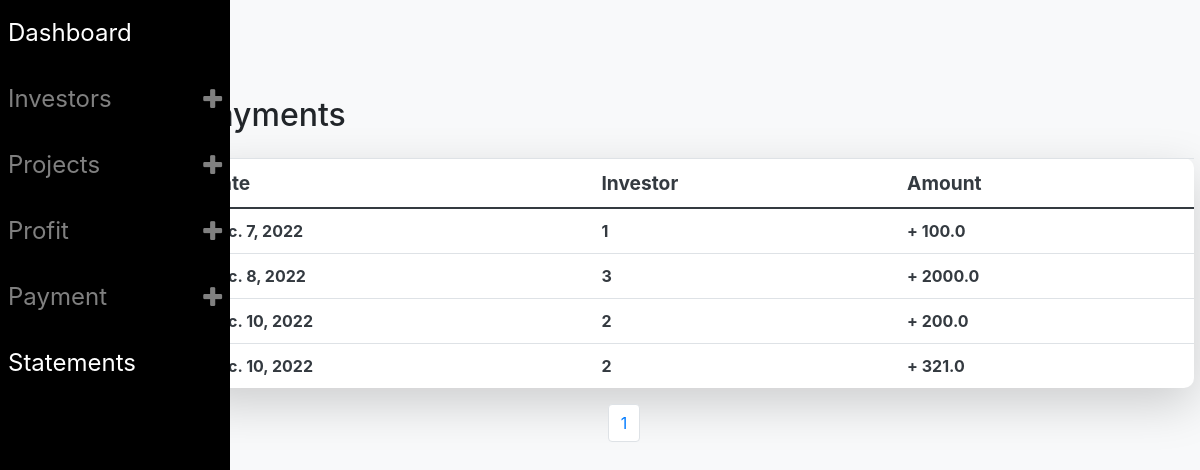
Page /view_payments on the committed database.
### broker_app/models.py (models this page shows, shortened)
class payments_tbl(models.Model):
    investor=models.CharField(max_length=100,null=True)
    amount=models.FloatField(null=True,default=0.0)
    date_added=models.DateField(auto_now_add=False,null=True,auto_now=False)
    description=models.CharField(max_length=100,null=True)

### broker_app/views.py (the view)
# urls.py: path('view_payments',views.view_payments,name="view_payments"),
def view_payments(request):
    obj=payments_tbl.objects.all().order_by('date_added')
    paginator=Paginator(obj,5)
    page_number=request.GET.get('page')
    page_obj=paginator.get_page(page_number)
    nums="a" * page_obj.paginator.num_pages
    return render(request,'view_payments.html',{'data':obj,'num':nums,'page_obj':page_obj})

### broker_app/templates/view_payments.html (shortened to what this page needs)
{% include 'sidebar3.html' %}
<body class="bg-light">
<div class="container">
    <table class=" table  shadow shadow-lg mt-4 bg-white text-dark table-hover font-weight-bold"style="width:90%;margin-left:150px;border-radius:10px">
        <h2 class=" mt-4"style="margin-left:150px">Payments</h2>
        {% if page_obj is None %}
        <h2 style="margin-top:200px" class="text-dark">No payments</h2>
        {% else %}
        <thead style="border-bottom:2px solid;border-radius: 20px;font-size: larger;">
            <tr>
                <td>Date</td>
                <td>Investor</td>
                <td>Amount</td>
            </tr>
        </thead>
        <tbody>
            {% for i in page_obj %}
            <tr>
                <td>{{i.date_added}}</td>
                <td>{{i.investor}}</td>
                {% ifequal i.description "Debit" %}
                <td>- {{i.amount}}</td>
                {% else %}
                <td>+ {{i.amount}}</td>
                {% endifequal %}
            </tr>
            {% endfor %}
        </tbody>
    </table>
    <nav aria-label="Page navigation example">
        <ul class="pagination justify-content-center text-center ml-5">
        {% for i in num %}
        <li class="page-item"><a class="page-link"href="?page={{forloop.counter}}">{{forloop.counter}}</li></a>
        {% endfor %}
  </ul>
      </nav>
      {% endif %}
</div>
</body>

### broker_app/templates/sidebar3.html (style rules this page uses)
body { padding-top: 4.5rem; margin-bottom: 3rem; }

### rows in the picture
payments_tbl: date_added "Dec. 7, 2022", investor "1", amount "100.0"
payments_tbl: date_added "Dec. 8, 2022", investor "3", amount "2000.0"
payments_tbl: date_added "Dec. 10, 2022", investor "2", amount "200.0"
payments_tbl: date_added "Dec. 10, 2022", investor "2", amount "321.0"
